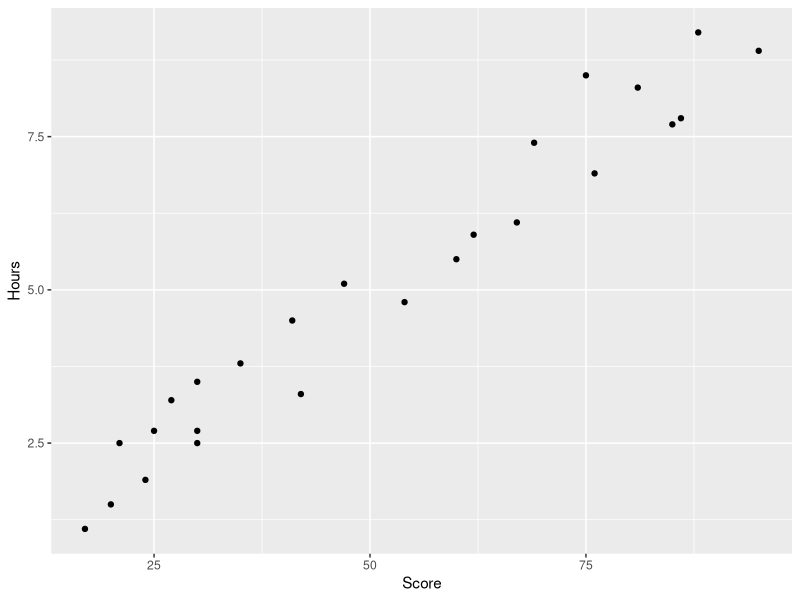
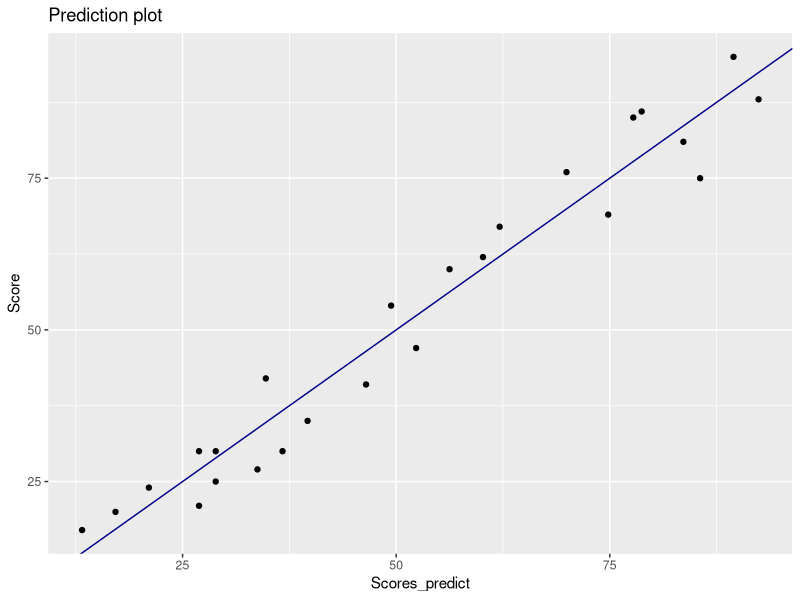

Reproduce these figures in R, in order.
#We have been provided with the raw data having two variables, 'Hours' & 'Scores', out of which we have to produce a lm for predicting the scores related to no. of hours invested in preparation!
#Make a dataframe out of the data given.
Scores <- data.frame(Hours = c(2.5, 5.1, 3.2, 8.5, 3.5, 1.5, 9.2, 5.5, 8.3, 2.7, 7.7, 5.9, 4.5, 3.3, 1.1, 8.9, 2.5, 1.9, 6.1, 7.4, 2.7, 4.8, 3.8, 6.9, 7.8), Score = c(21, 47, 27, 75, 30, 20, 88, 60, 81, 25, 85, 62, 41, 42, 17, 95, 30, 24, 67, 69, 30, 54, 35, 76, 86))
View(Scores)
#We see that both the variables are of numeric class, hence we'll perform a regression type of SVM as we'll be predicting the scores, which is again a numerical data.
library(dplyr)
library(ggplot2)
#Lets just see how our data looks!
summary(Scores)
ggplot(Scores, aes(x=Score, y=Hours)) + geom_point()
#We clearly see that, more the study hours, more will be the marks scored.
#From the scatter plot, we see that a linear relation already exists between the variables.


#Let us fit a linear model!
model <- lm(Score ~ Hours, data = Scores)
predict(model)
#Let us compare our predictions with the original outcomes!
Scores$Scores_predict <- predict(model)
ggplot(Scores, aes(x=Scores_predict, y= Score)) + geom_point() + geom_abline(color = "darkblue") + ggtitle("Prediction plot")
#We can have a residual plot if we want for evaluatiing the model but we'll have follow accurate methods(RMSE & Rsquared) for evaluating our model, which we will do after few steps.
#let us now predict the model on new data. For this, lets consider the data (9.25 hours) given to us in this project task.
new_data <- data.frame(Hours = 9.25)
predict(model, newdata = new_data)
#We found that, with 9.25 hours of study time, one will score 92.90985 ~ 93


#Let us now evaluate our model for its validation.
#1)RMSE
error <- Scores$Score - Scores$Scores_pred
mean_error <- mean(error^2)
RMSE <- sqrt(mean_error)
RMSE
#We see that our RMSE is 5.374266.
sd(Scores$Score)
#sd is 25.28689.
#We can clearly say that our model's predictions are way better than just taking the average of the actual prediction as RMSE < sd.
#2)Rsquared
#Rss- Residual sum of squared errors, Tss- Total sum of squared errors.
RSS <- sum((Scores$Score - Scores$Scores_predict)^2)
TSS <- sum((Scores$Score - mean(Scores$Score))^2)
Rsquared <- 1 - RSS/TSS
Rsquared
#Rsquared valuefor our model is 0.9529482, which shows that our model fits or explains the data very well.
